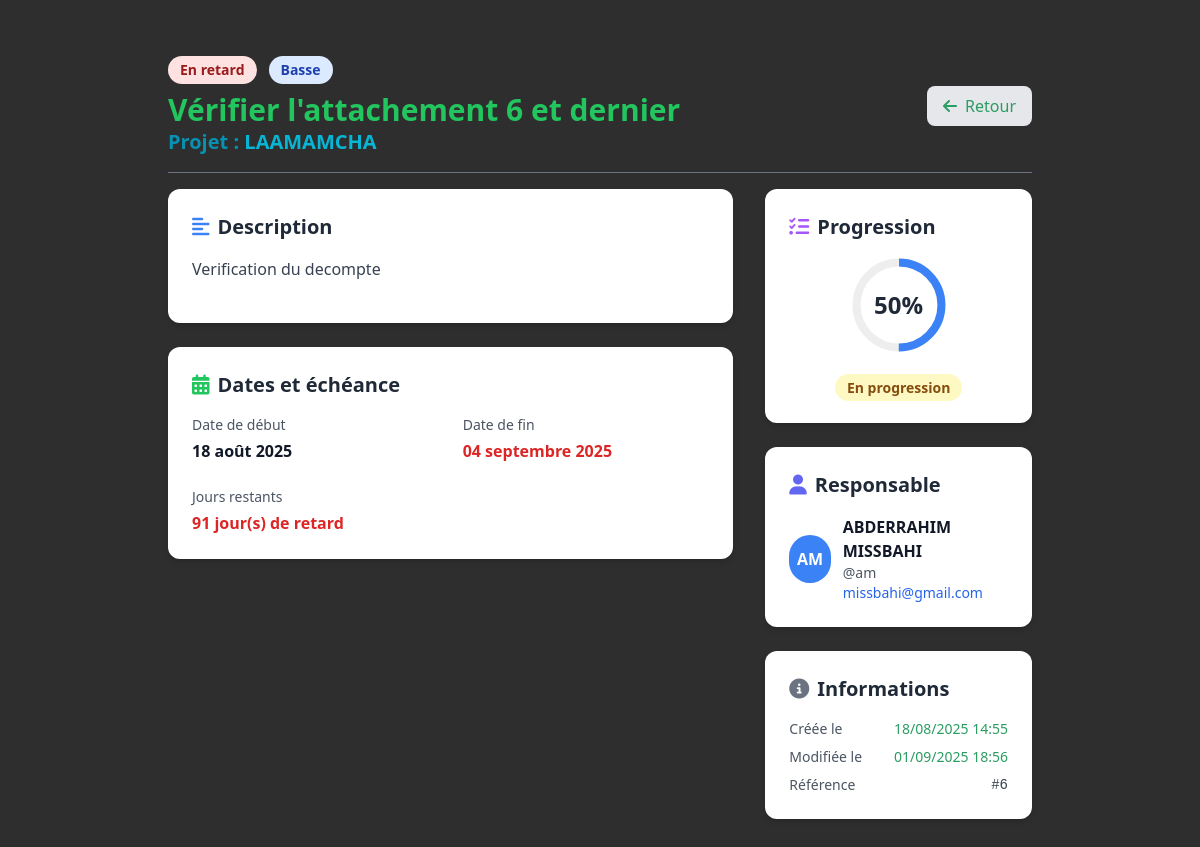
/taches/6/, run on an earlier commit of the app's database.
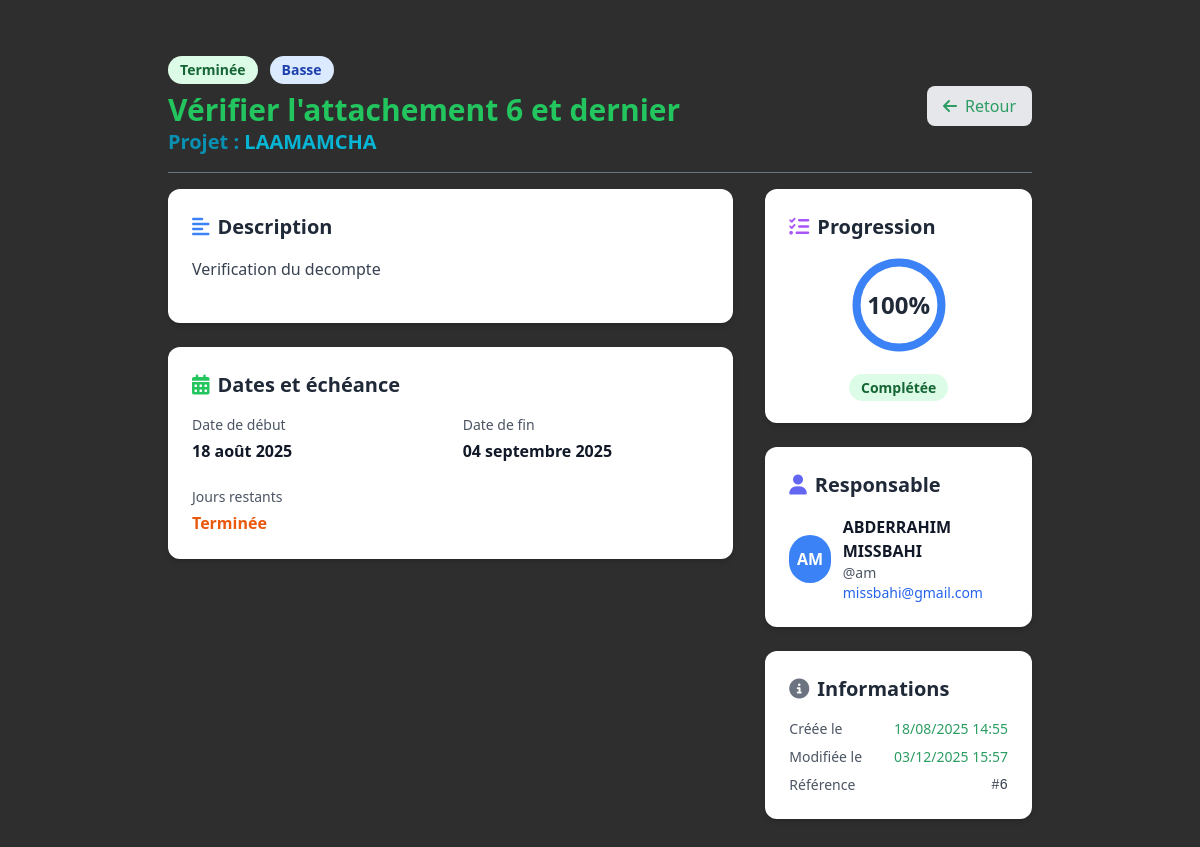
And on a later commit of the database.
### projets/models.py (models this page shows, shortened)
class Tache(models.Model):
    PRIORITE = [
        ('BASSE', 'Basse'),
        ('NORMALE', 'Normale'),
        ('HAUTE', 'Haute'),
        ('URGENTE', 'Urgente'),
    ]
    projet = models.ForeignKey('Projet', on_delete=models.CASCADE)
    titre = models.CharField(max_length=200)
    description = models.TextField()
    date_debut = models.DateField()
    date_fin = models.DateField()
    priorite = models.CharField(max_length=10, choices=PRIORITE, default='NORMALE')
    responsable = models.ForeignKey(User, on_delete=models.SET_NULL, null=True)
    terminee = models.BooleanField(default=False)
    avancement = models.PositiveIntegerField(default=0)
    created_at = models.DateTimeField(auto_now_add=True)
    updated_at = models.DateTimeField(auto_now=True)
    class Meta:
        verbose_name = _("Tâche")
        verbose_name_plural = _("Tâches")
        ordering = ['date_fin']
    @property
    def jours_restants(self):
        if self.date_fin:
            return (self.date_fin - date.today()).days
        return None

class Projet(models.Model):
    TYPE_PROJET = [
        ('VRD', 'Voirie et Réseaux Divers'),
        ('ROUTE', 'Route'),
        ('PONT', 'Pont'),
        ('BATIMENT', 'Bâtiment'),
        ('CONSTRUCTION', 'Construction'),
        ('ASSAINISSEMENT EP', 'Assainissement EP'),
        ('ASSAINISSEMENT EU', 'Assainissement EU'),
        ('ASSAINISSEMENT', 'Assainissement'),
        ('ADDUCTION_EAU_POTABLE', "Adduction d'eau potable"),
        ('EQUIPEMENT', 'Équipement'),
        ('AMENAGEMENT', 'Aménagement'),
        ('GENIE_CIVIL', 'Génie Civil'),
        ('TRAVAUX_PUBLICS', 'Travaux Publics'),
        ('ELECTRICITE', 'Électricité'),
        ('HYDRAULIQUE', 'Hydraulique'),
        ('TELECOMMUNICATION', 'Télécommunication'),
        ('ENVIRONNEMENT', 'Environnement'),
        ('URBANISME', 'Urbanisme'),
        ('ESPACE_PUBLIC', 'Espace Public'),
        ('PLACE_PUBLIQUE', 'Place Publique'),
        ('ESPACE_VERT', 'Espace Vert'),
        ('TERRAINS_SPORTIFS', 'Terrins Sportifs'),
        ('TERRAINS_PROXIMITES', 'Terrains Proximités'),
        ('AUTRE', 'Autre'),
    ]
    class Statut(models.TextChoices):
        APPEL_OFFRE = 'AO', _("Appel d'offre")
        EN_ETUDE = 'ETUDE', _('En étude')
        EN_ATTENTE = 'ATTENTE', _('En attente')
        EN_DEMARRAGE = 'DEM', _('En démarrage')
        EN_COURS = 'COURS', _('En cours')
        EN_ARRET = 'ARRET', _('En arrêt')
        EN_RECEPTION = 'RECEP', _('En réception')
        EN_RECEPTION_PROVISOIRE = 'RECEP_PROV', _('En réception provisoire')
        EN_RECEPTION_DEFINITIVE = 'RECEP_DEF', _('En réception définitive')
        RECEPTION_PROVISOIRE = 'RP', _('Réception provisoire')
        RECEPTION_DEFINITIVE = 'RD', _('Réception définitive')
        CLOTURE = 'CLO', _('Clôturé')
    type_projet = models.CharField(_("Type de projet"), max_length=50, choices=TYPE_PROJET, default='VRD', null=True, blank=True)
    nom = models.CharField(_("Nom du projet"), max_length=50)
    objet = models.TextField(_("Objet du marché"), max_length=200)
    numero = models.CharField(_("Numéro du marché"), max_length=100, unique=True)
    maitre_ouvrage = models.CharField(_("Maître d'ouvrage"), max_length=200)
    localisation = models.CharField(_("Localisation"), max_length=200)
    users = models.ManyToManyField(settings.AUTH_USER_MODEL, verbose_name=_("Utilisateurs"), blank=True, related_name='projets')
    montant = models.DecimalField(_("Montant estimé (DH)"), max_digits=12, decimal_places=2, null=True, blank=True)
    montant_soumission = models.DecimalField(_("Montant de la soumission (DH)"), max_digits=12, decimal_places=2, null=True, blank=True)
    statut = models.CharField(_("Statut"), max_length=15, choices=Statut.choices, default=Statut.APPEL_OFFRE)
    date_debut = models.DateField(_("Date de début prévue"), null=True, blank=True)
    delai = models.IntegerField(_("Délai (jours)"), null=True, blank=True, default=0)
    date_creation = models.DateTimeField(_("Date d'enregistrement"), auto_now_add=True)
    avancement = models.DecimalField(_("Avancement (%)"), max_digits=5, decimal_places=2, default=0.0)
    entreprise = models.ForeignKey('Entreprise', on_delete=models.SET_NULL, null=True, blank=True, verbose_name=_("Entreprise adjudicataire"))
    appel_offre = models.OneToOneField('AppelOffre', on_delete=models.SET_NULL, null=True, blank=True, related_name='projet_associe')
    revisable = models.BooleanField(_("Revisable"), null=True, blank=True, default=False)
    epoque_base = models.DateField(_("Epoque de base"), null=True, blank=True)
    a_traiter = models.BooleanField(_("À traiter (appel d'offre)"), null=True, blank=True, default=False)
    en_retard = models.BooleanField(_("En retard"), null=True, blank=True, default=False)
    reception_validee = models.BooleanField(_("Réception validée"), null=True, blank=True, default=False)
    date_reception = models.DateField(_("Date de réception"), null=True, blank=True)
    date_limite_soumission = models.DateField(_("Date limite de soumission"), null=True, blank=True)
    class Meta:
        verbose_name = _("Projet")
        verbose_name_plural = _("Projets")
        ordering = ['-date_creation']

### projets/views/views.py (the view, shortened to what this page needs)
# urls.py: path('taches/<int:pk>/', views.DetailTacheView.as_view(), name='detail_tache'),
class DetailTacheView(DetailView):
    model = Tache
    queryset = Tache.objects.select_related('projet', 'responsable')
    template_name = 'projets/taches/tache_details.html'
    context_object_name = 'tache'  # Important pour le template HTML
    def get_context_data(self, **kwargs):
        context = super().get_context_data(**kwargs)
        context['now'] = timezone.now()
        tache = self.object
        context['priorite_display'] = tache.get_priorite_display()
        context['est_en_retard'] = tache.date_fin and tache.date_fin < timezone.now().date() and not tache.terminee
        return context
    def get(self, request, *args, **kwargs):
        self.object = self.get_object()
        return super().get(request, *args, **kwargs)

### projets/templates/projets/taches/tache_details.html (shortened to what the changed rows need)
{% extends 'projets/base.html' %}
{% load static %}
{% block content %}
<div class="max-w-4xl mx-auto px-4 py-8">
    <div class="flex flex-col sm:flex-row justify-between items-start sm:items-center gap-4 mb-4 border-gray-500 border-b">
        <div class="flex-1">
            <div class="flex items-center gap-3 mb-2">
                <span class="px-3 py-1 rounded-full text-sm font-semibold
                    {% if tache.terminee %}bg-green-100 text-green-800
                    {% elif tache.jours_restants < 0 %}bg-red-100 text-red-800
                    {% elif tache.jours_restants < 3 %}bg-orange-100 text-orange-800
                    {% else %}bg-blue-100 text-blue-800{% endif %}">
                    {% if tache.terminee %}Terminée
                    {% elif tache.jours_restants < 0 %}En retard
                    {% else %}En cours{% endif %}
                </span>
                <span class="px-3 py-1 rounded-full text-sm font-semibold
                    {% if tache.priorite == 'URGENTE' %}bg-red-600 text-white
                    {% elif tache.priorite == 'HAUTE' %}bg-orange-500 text-white
                    {% elif tache.priorite == 'BASSE' %}bg-blue-100 text-blue-800
                    {% else %}bg-gray-100 text-gray-800{% endif %}">
                    {{ tache.get_priorite_display }}
                </span>
            </div>
            <h1 class="text-3xl font-bold text-green-500">{{ tache.titre }}</h1>
             <div class="text-xl font-semibold mb-4 text-cyan-600">
              <span>Projet : </span>
                <a href="{% url 'projets:dashboard' tache.projet.pk %}" class="text-cyan-500 hover:text-cyan-600">
                    {{ tache.projet.nom }}
                </a>
             </div>
        </div>
    </div>
    <div class="grid grid-cols-1 lg:grid-cols-3 gap-8">
        <div class="lg:col-span-2">
            <div class="bg-white rounded-xl shadow-md p-6 mb-6">
                <h2 class="text-xl font-semibold text-gray-800 mb-4 flex items-center">
                    <i class="fas fa-align-left mr-2 text-blue-500"></i>
                    Description
                </h2>
                <div class="prose max-w-none text-gray-700">
                    {{ tache.description|linebreaks }}
                </div>
            </div>
            <div class="bg-white rounded-xl shadow-md p-6">
                <h2 class="text-xl font-semibold text-gray-800 mb-4 flex items-center">
                    <i class="fas fa-calendar-alt mr-2 text-green-500"></i>
                    Dates et échéance
                </h2>
                <div class="grid grid-cols-1 md:grid-cols-2 gap-6">
                    <div>
                        <p class="text-sm text-gray-600 mb-1">Date de début</p>
                        <p class="font-semibold text-gray-900">{{ tache.date_debut|date:"d F Y" }}</p>
                    </div>
                    <div>
                        <p class="text-sm text-gray-600 mb-1">Date de fin</p>
                        <p class="font-semibold text-gray-900 {% if tache.jours_restants < 0 and not tache.terminee %}text-red-600{% endif %}">
                            {{ tache.date_fin|date:"d F Y" }}
                        </p>
                    </div>
                    <div class="md:col-span-2">
                        <p class="text-sm text-gray-600 mb-1">Jours restants</p>
                        <p class="font-semibold {% if tache.jours_restants < 0 and not tache.terminee %}text-red-600{% elif tache.jours_restants < 3 %}text-orange-600{% else %}text-green-600{% endif %}">
                            {% with jours_retard=tache.jours_restants|stringformat:"d"|cut:"-" %}
                            {% if tache.terminee %}Terminée
                            {% elif tache.jours_restants < 0 %}{{ jours_retard }} jour(s) de retard
                            {% else %}{{ tache.jours_restants }} jour(s) restant(s){% endif %}
                            {% endwith %}
                        </p>
                    </div>
                </div>
            </div>
        </div>
        <div class="space-y-6">
            <div class="bg-white rounded-xl shadow-md p-6">
                <h2 class="text-xl font-semibold text-gray-800 mb-4 flex items-center">
                    <i class="fas fa-tasks mr-2 text-purple-500"></i>
                    Progression
                </h2>
                <div class="text-center mb-4">
                    <div class="inline-block relative">
                        <svg class="w-24 h-24" viewBox="0 0 36 36">
                            <path d="M18 2.0845
                                a 15.9155 15.9155 0 0 1 0 31.831
                                a 15.9155 15.9155 0 0 1 0 -31.831"
                                fill="none"
                                stroke="#eee"
                                stroke-width="3"
                            />
                            <path d="M18 2.0845
                                a 15.9155 15.9155 0 0 1 0 31.831
                                a 15.9155 15.9155 0 0 1 0 -31.831"
                                fill="none"
                                stroke="#3b82f6"
                                stroke-width="3"
                                stroke-dasharray="{{ tache.avancement }}, 100"
                            />
                        </svg>
                        <span class="absolute top-1/2 left-1/2 transform -translate-x-1/2 -translate-y-1/2 text-2xl font-bold text-gray-800">
                            {{ tache.avancement }}%
                        </span>
                    </div>
                </div>
                <div class="text-center">
                    <span class="px-3 py-1 rounded-full text-sm font-semibold
                        {% if tache.avancement == 100 %}bg-green-100 text-green-800
                        {% elif tache.avancement >= 75 %}bg-blue-100 text-blue-800
                        {% elif tache.avancement >= 50 %}bg-yellow-100 text-yellow-800
                        {% else %}bg-gray-100 text-gray-800{% endif %}">
                        {% if tache.avancement == 100 %}Complétée
                        {% elif tache.avancement >= 75 %}Bien avancée
                        {% elif tache.avancement >= 50 %}En progression
                        {% else %}Débutée{% endif %}
                    </span>
                </div>
            </div>
            <div class="bg-white rounded-xl shadow-md p-6">
                <h2 class="text-xl font-semibold text-gray-800 mb-4 flex items-center">
                    <i class="fas fa-user mr-2 text-indigo-500"></i>
                    Responsable
                </h2>
                {% if tache.responsable %}
                <div class="flex items-center gap-3">
                    <div class="w-12 h-12 bg-blue-500 rounded-full flex items-center justify-center text-white font-semibold">
                        {{ tache.responsable.first_name|first }}{{ tache.responsable.last_name|first }}
                    </div>
                    <div>
                        <p class="font-semibold text-gray-900">
                            {{ tache.responsable.get_full_name }}
                        </p>
                        <p class="text-sm text-gray-600">@{{ tache.responsable.username }}</p>
                        <p class="text-sm text-blue-600">{{ tache.responsable.email }}</p>
                    </div>
                </div>
                {% else %}
                <p class="text-gray-500 italic">Aucun responsable assigné</p>
                {% endif %}
            </div>
            <div class="bg-white rounded-xl shadow-md p-6">
                <h2 class="text-xl font-semibold text-gray-800 mb-4 flex items-center">
                    <i class="fas fa-info-circle mr-2 text-gray-500"></i>
                    Informations
                </h2>
                <div class="space-y-2 text-sm">
                    <div class="flex justify-between">
                        <span class="text-gray-600">Créée le</span>
                        <span class="font-medium">{{ tache.created_at|date:"d/m/Y H:i" }}</span>
                    </div>
                    <div class="flex justify-between">
                        <span class="text-gray-600">Modifiée le</span>
                        <span class="font-medium">{{ tache.updated_at|date:"d/m/Y H:i" }}</span>
                    </div>
                    <div class="flex justify-between">
                        <span class="text-gray-600">Référence</span>
                        <span class="font-mono text-gray-700">#{{ tache.id }}</span>
                    </div>
                </div>
            </div>
        </div>
    </div>
</div>
{% endblock %}

What changed in the data, as far as the page shows it:
changed Tache "Vérifier l'attachement 6 et dernier": terminee False → True (drawn); avancement "50" → "100"; updated_at "01/09/2025 18:56" → "03/12/2025 15:57"
Also different on the page:
{{ jours_retard }}: "91" → (not shown)
text no longer shown: "En retard jour(s) de retard En progression"
text now shown: "Terminée Terminée Complétée"
